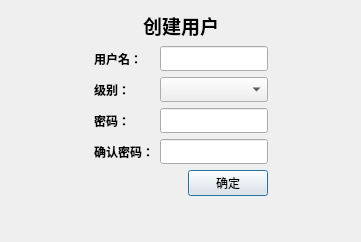
<?xml version="1.0" encoding="UTF-8"?>
<ui version="4.0">
 <class>UserCreateDialog</class>
 <widget class="QDialog" name="UserCreateDialog">
  <property name="geometry">
   <rect>
    <x>0</x>
    <y>0</y>
    <width>361</width>
    <height>242</height>
   </rect>
  </property>
  <property name="windowTitle">
   <string>Dialog</string>
  </property>
  <layout class="QVBoxLayout" name="verticalLayout_2">
   <item>
    <layout class="QHBoxLayout" name="horizontalLayout_3">
     <item>
      <spacer name="horizontalSpacer_4">
       <property name="orientation">
        <enum>Qt::Horizontal</enum>
       </property>
       <property name="sizeHint" stdset="0">
        <size>
         <width>40</width>
         <height>20</height>
        </size>
       </property>
      </spacer>
     </item>
     <item>
      <widget class="QLabel" name="crateUserLabel">
       <property name="font">
        <font>
         <family>微软雅黑</family>
         <pointsize>14</pointsize>
         <weight>75</weight>
         <bold>true</bold>
        </font>
       </property>
       <property name="text">
        <string>创建用户</string>
       </property>
      </widget>
     </item>
     <item>
      <spacer name="horizontalSpacer_5">
       <property name="orientation">
        <enum>Qt::Horizontal</enum>
       </property>
       <property name="sizeHint" stdset="0">
        <size>
         <width>40</width>
         <height>20</height>
        </size>
       </property>
      </spacer>
     </item>
    </layout>
   </item>
   <item>
    <layout class="QHBoxLayout" name="horizontalLayout_2">
     <item>
      <spacer name="horizontalSpacer_2">
       <property name="orientation">
        <enum>Qt::Horizontal</enum>
       </property>
       <property name="sizeHint" stdset="0">
        <size>
         <width>40</width>
         <height>20</height>
        </size>
       </property>
      </spacer>
     </item>
     <item>
      <layout class="QVBoxLayout" name="verticalLayout">
       <item>
        <layout class="QGridLayout" name="gridLayout">
         <item row="0" column="0">
          <widget class="QLabel" name="nameLabel">
           <property name="font">
            <font>
             <family>微软雅黑</family>
             <weight>75</weight>
             <bold>true</bold>
            </font>
           </property>
           <property name="text">
            <string>用户名：</string>
           </property>
          </widget>
         </item>
         <item row="0" column="1">
          <widget class="QLineEdit" name="nameEdit">
           <property name="font">
            <font>
             <family>微软雅黑</family>
            </font>
           </property>
          </widget>
         </item>
         <item row="1" column="0">
          <widget class="QLabel" name="levelLabel">
           <property name="font">
            <font>
             <family>微软雅黑</family>
             <weight>75</weight>
             <bold>true</bold>
            </font>
           </property>
           <property name="text">
            <string>级别：</string>
           </property>
          </widget>
         </item>
         <item row="1" column="1">
          <widget class="QComboBox" name="levelCombo">
           <property name="sizePolicy">
            <sizepolicy hsizetype="Minimum" vsizetype="Fixed">
             <horstretch>0</horstretch>
             <verstretch>0</verstretch>
            </sizepolicy>
           </property>
           <property name="font">
            <font>
             <family>微软雅黑</family>
            </font>
           </property>
          </widget>
         </item>
         <item row="2" column="0">
          <widget class="QLabel" name="pwdLabel">
           <property name="font">
            <font>
             <family>微软雅黑</family>
             <weight>75</weight>
             <bold>true</bold>
            </font>
           </property>
           <property name="text">
            <string>密码：</string>
           </property>
          </widget>
         </item>
         <item row="2" column="1">
          <widget class="QLineEdit" name="pwdEdit">
           <property name="font">
            <font>
             <family>微软雅黑</family>
            </font>
           </property>
          </widget>
         </item>
         <item row="3" column="0">
          <widget class="QLabel" name="confirmPwdLabel">
           <property name="font">
            <font>
             <family>微软雅黑</family>
             <weight>75</weight>
             <bold>true</bold>
            </font>
           </property>
           <property name="text">
            <string>确认密码：</string>
           </property>
          </widget>
         </item>
         <item row="3" column="1">
          <widget class="QLineEdit" name="confirmPwdEdit">
           <property name="font">
            <font>
             <family>微软雅黑</family>
            </font>
           </property>
          </widget>
         </item>
        </layout>
       </item>
       <item>
        <layout class="QHBoxLayout" name="horizontalLayout">
         <item>
          <spacer name="horizontalSpacer">
           <property name="orientation">
            <enum>Qt::Horizontal</enum>
           </property>
           <property name="sizeHint" stdset="0">
            <size>
             <width>40</width>
             <height>20</height>
            </size>
           </property>
          </spacer>
         </item>
         <item>
          <widget class="QPushButton" name="sureButton">
           <property name="font">
            <font>
             <family>仿宋</family>
            </font>
           </property>
           <property name="text">
            <string>确定</string>
           </property>
          </widget>
         </item>
        </layout>
       </item>
      </layout>
     </item>
     <item>
      <spacer name="horizontalSpacer_3">
       <property name="orientation">
        <enum>Qt::Horizontal</enum>
       </property>
       <property name="sizeHint" stdset="0">
        <size>
         <width>40</width>
         <height>20</height>
        </size>
       </property>
      </spacer>
     </item>
    </layout>
   </item>
   <item>
    <spacer name="verticalSpacer">
     <property name="orientation">
      <enum>Qt::Vertical</enum>
     </property>
     <property name="sizeHint" stdset="0">
      <size>
       <width>20</width>
       <height>34</height>
      </size>
     </property>
    </spacer>
   </item>
  </layout>
 </widget>
 <resources/>
 <connections/>
</ui>
